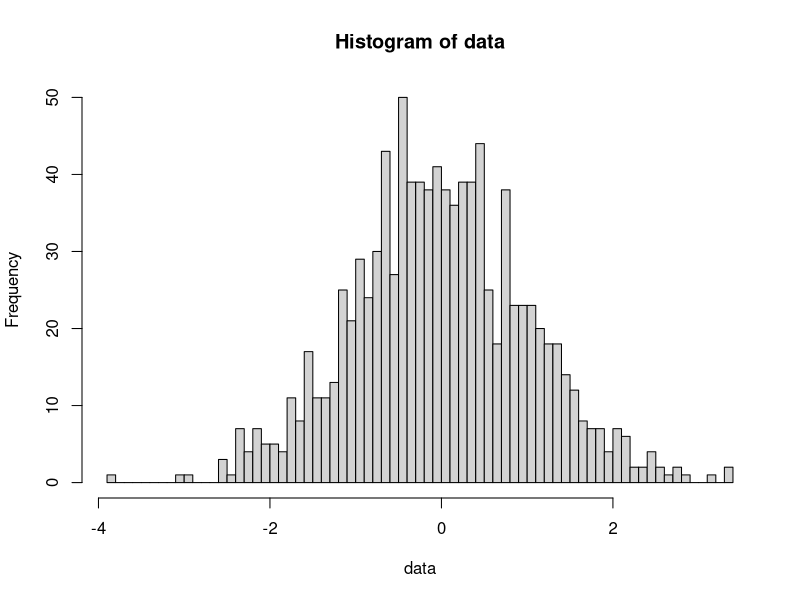

Write the R code that produced this figure.
## ---- chunk 1
print("Hello World")
## ---- chunk 2
print("Hello World")
## ---- chunk 3
data <- rnorm(n = 1000, mean = 0, sd = 1)
hist(data, n = 100)
